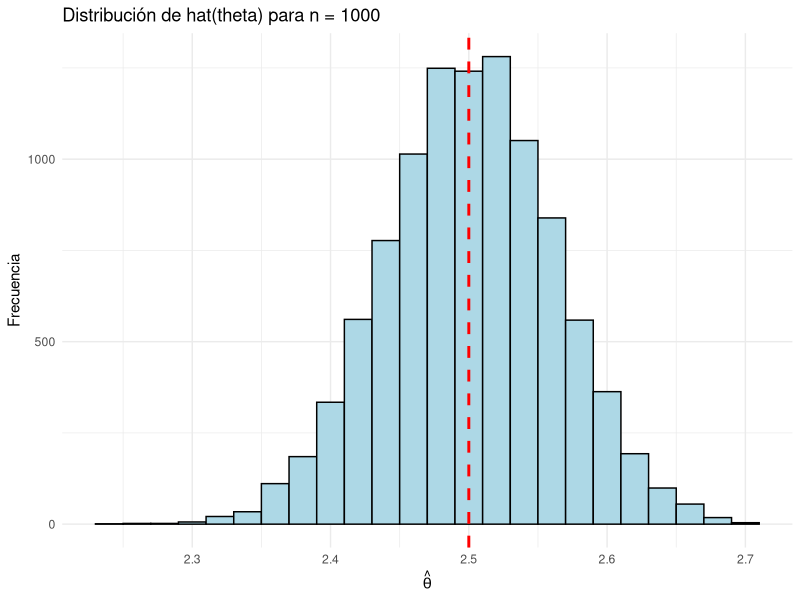
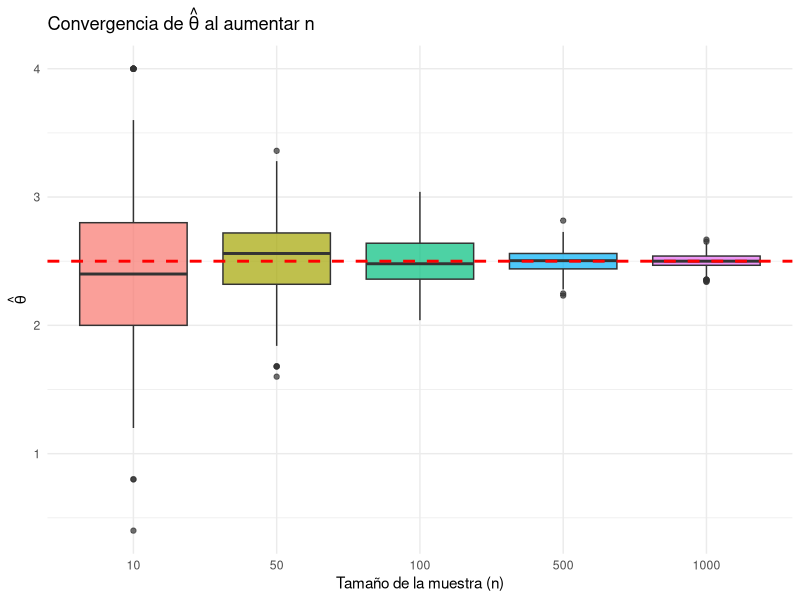
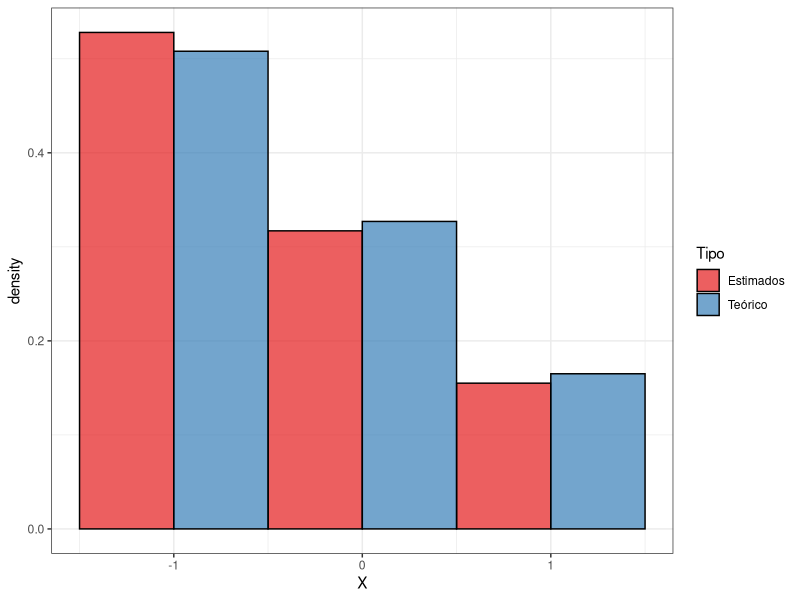
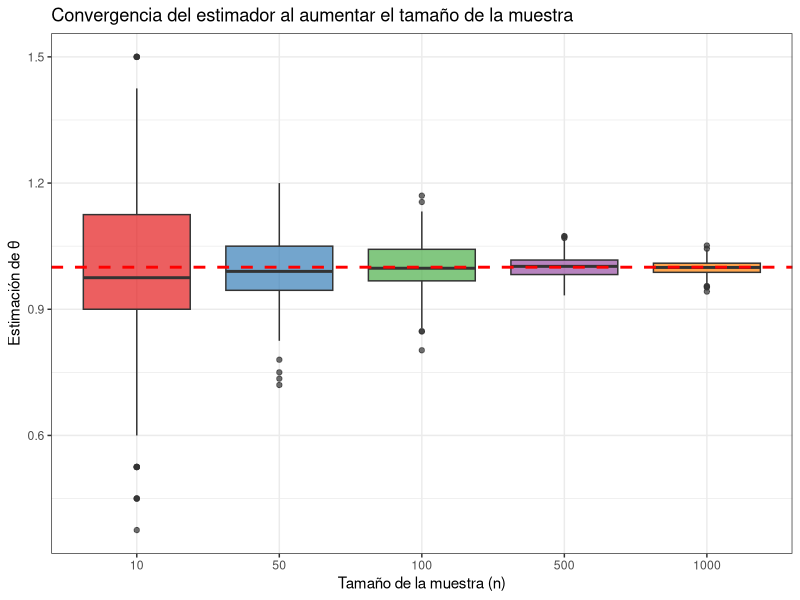
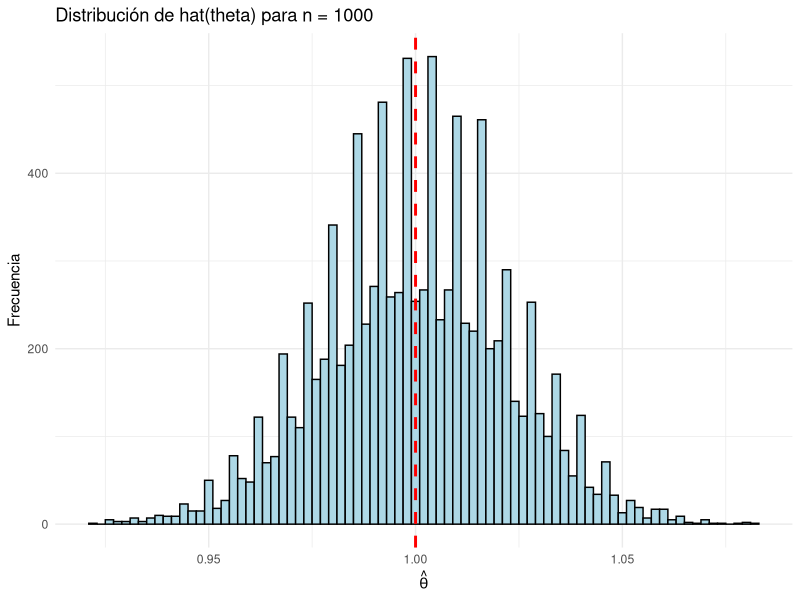
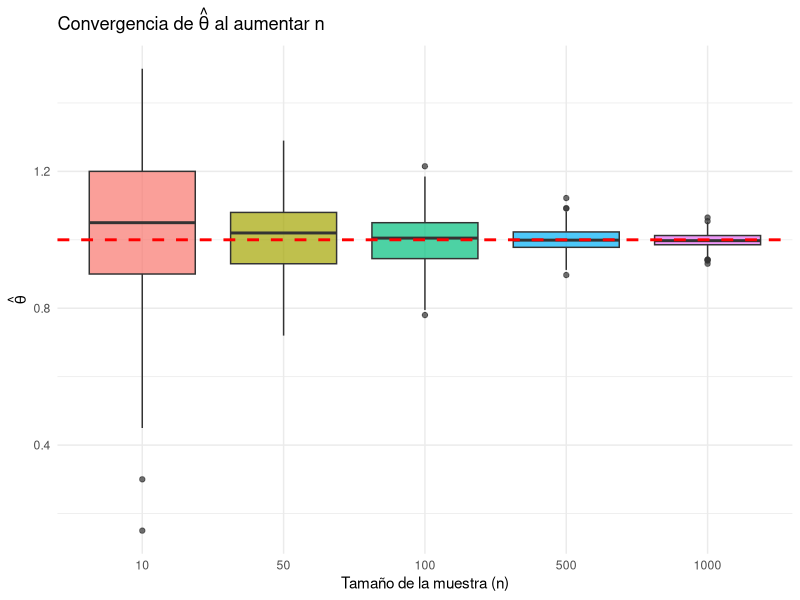
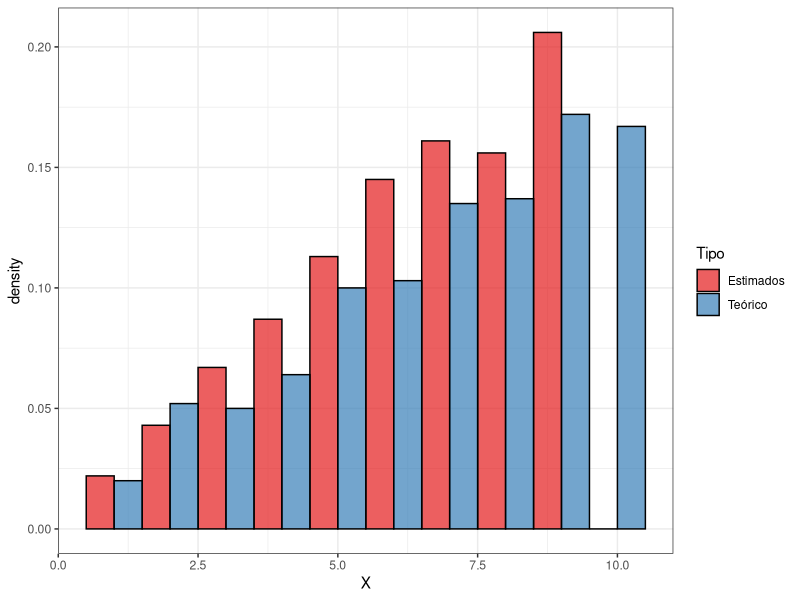
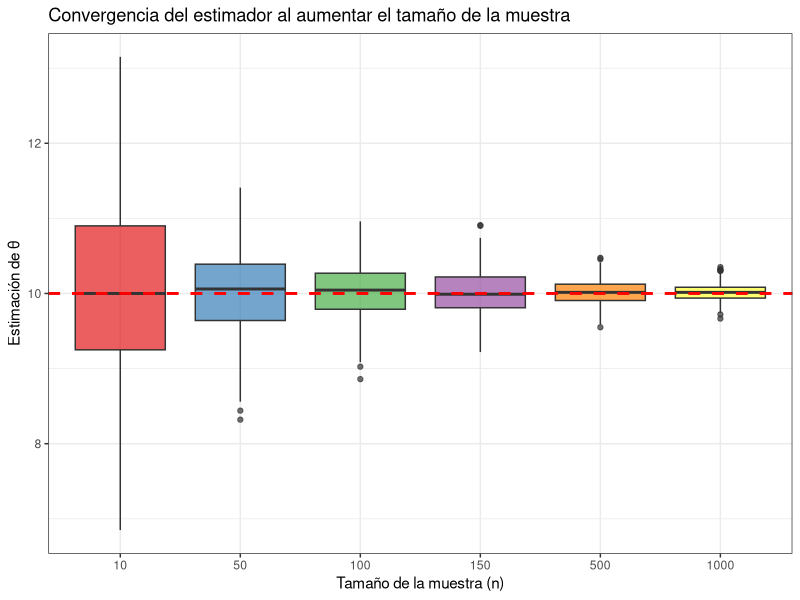

The R source for these figures, in order:
## ---- chunk 1
#| include: false

library(tidyverse)
library(knitr)
library(kableExtra)
library(readxl)
library(RColorBrewer)
## ---- chunk 2
# a) Estimador
set.seed(123)
theta_true <- 2.5   # valor verdadero (0 < theta < 4)
n <- 30             # tamaño de muestra de ejemplo

# generar muestra
X <- sample(c(1,2), size = n, replace = TRUE, prob = c(theta_true/4, 1 - theta_true/4))
n1 <- sum(X == 1)

# estimador
theta_hat <- 4 * (n1 / n)

cat("a) Estimador (ejemplo):\n")
cat("n =", n, " n1 =", n1, " => theta_hat =", theta_hat, "\n")
## ---- chunk 3
# b) Insesgamiento (verificación por simulación)
set.seed(1234)
reps <- 10000
n <- 50

n1_sim <- rbinom(reps, size = n, prob = theta_true/4)
theta_hat_sim <- 4 * (n1_sim / n)

sesgo_empirico <- mean(theta_hat_sim) - theta_true

cat("b) Insesgamiento (sim):\n")
cat("Sesgo empírico =", round(sesgo_empirico, 6), "(debería ser cercano a 0)\n")
## ---- chunk 4
# c) Varianza (teórica y empírica por simulación)
theta_true <- 2.5
n <- 50
reps <- 10000

# var teórica
var_teo <- (4*theta_true - theta_true^2) / n

# var empírica por simulación
n1_sim <- rbinom(reps, size = n, prob = theta_true/4)
theta_hat_sim <- 4 * (n1_sim / n)
var_empirica <- var(theta_hat_sim)

cat("c) Varianza:\n")
cat("Var teorica =", round(var_teo, 6), "\n")
cat("Var empirica =", round(var_empirica, 6), "\n")
## ---- chunk 5
# d) ECM (empírico y teórico)
# reutilizamos theta_true, n, reps de arriba

mse_empirica <- mean((theta_hat_sim - theta_true)^2)
mse_teorica <- var_teo  # por insesgamiento

cat("d) ECM:\n")
cat("MSE empirica =", round(mse_empirica, 6), "\n")
cat("MSE teorica  =", round(mse_teorica, 6), "\n")
## ---- chunk 6
# e) Simulación Monte Carlo completa
set.seed(2025)
theta_true <- 2.5
reps <- 10000
n_values <- c(30, 100, 1000)

resultados <- data.frame()

for (n in n_values) {
  n1 <- rbinom(reps, size = n, prob = theta_true/4)
  theta_hat <- 4 * (n1 / n)
  
  media_emp <- mean(theta_hat)
  var_emp  <- var(theta_hat)
  mse_emp  <- mean((theta_hat - theta_true)^2)
  sesgo_emp <- media_emp - theta_true
  var_teo  <- (4*theta_true - theta_true^2)/n
  
  resultados <- rbind(resultados, data.frame(
    n=n,
    theta_true=theta_true,
    media_emp=media_emp,
    media_teo=theta_true,
    var_emp=var_emp,
    var_teo=var_teo,
    mse_emp=mse_emp,
    mse_teo=var_teo,
    sesgo_emp=sesgo_emp
  ))
}

print("Resultados de la simulación:")
print(resultados)

# Histograma de la distribución de theta_hat para n = 1000
library(ggplot2)
n_hist <- 1000
n1_hist <- rbinom(reps, size = n_hist, prob = theta_true/4)
theta_hat_hist <- 4 * (n1_hist / n_hist)
df_hist <- data.frame(theta_hat = theta_hat_hist)

ggplot(df_hist, aes(x = theta_hat)) +
  geom_histogram(binwidth = 0.02, color = "black", fill = "lightblue") +
  geom_vline(xintercept = theta_true, color = "red", linetype = "dashed", size = 1) +
  labs(title = paste("Distribución de", expression(hat(theta)), "para n =", n_hist),
       x = expression(hat(theta)), y = "Frecuencia") +
  theme_minimal()
## ---- chunk 7
# f) Convergencia empírica
set.seed(999)
theta_true <- 2.5
tamano <- c(10, 50, 100, 500, 1000)
N <- 500

df_convergencia <- data.frame()

for (n in tamano) {
  estimaciones <- replicate(N, {
    X <- sample(c(1,2), size = n, replace = TRUE, prob = c(theta_true/4, 1 - theta_true/4))
    n1 <- sum(X == 1)
    4 * (n1 / n)
  })
  df_temp <- data.frame(n = factor(n), Estimacion = estimaciones)
  df_convergencia <- rbind(df_convergencia, df_temp)
}

# Boxplot de convergencia
ggplot(df_convergencia, aes(x = n, y = Estimacion, fill = n)) +
  geom_boxplot(alpha = 0.7) +
  geom_hline(yintercept = theta_true, color = "red", linetype = "dashed", size = 1) +
  labs(title = expression(paste("Convergencia de ", hat(theta), " al aumentar n")),
       x = "Tamaño de la muestra (n)",
       y = expression(hat(theta))) +
  theme_minimal() +
  theme(legend.position = "none")
## ---- chunk 8
# Parámetro fijo
theta_fijo <- 1

# Función de probabilidad 
dexr <- function(x, theta){
f_x <-ifelse(x == -1, theta/2, ifelse(x == 0, theta/3, ifelse(x == 1, 1 - 5*theta/6, 0)))
return(f_x)
}

# Función para generar muestra aleatoria
rexr <- function(n, theta){
  X <- sample(c(-1, 0, 1), size = n, replace = TRUE, prob = c(theta/2, theta/3, 1 - 5*theta/6))
  return(X)
}

# Función para estimar theta
estimar_theta <- function(X){
  theta_hat <- (3 * (1 - mean(X))) / 4
  return(theta_hat)
}


df_exr <- data.frame(X = rexr(1000, theta_fijo), Tipo = "Teórico")

theta_hat <- estimar_theta(df_exr$X)

df_temp <- data.frame(X = rexr(1000, theta_hat), Tipo = "Estimados")

df_exr <- rbind(df_exr, df_temp)

ggplot(df_exr)+
  geom_histogram(aes(x = X, y = after_stat(density), fill =Tipo), bins = 3, center = -1, color = "black", alpha = 0.7, position ="dodge")+
  scale_fill_brewer(palette = "Set1")+
  theme_bw()
  





## ---- chunk 9
# Tamaños de muestra y número de réplicas
tamano <- c(10, 50, 100, 500, 1000)
N <- 500

# Data frame para almacenar los resultados

df_convergencia <- data.frame()

# Simulación y cálculo del estimador para cada tamaño de muestra
for (n in tamano){
  estimacion_n <- replicate(N, {
    X <- rexr(n, theta_fijo)
    estimar_theta(X)
  })
  df_temp <- data.frame(n = as.factor(n), Estimacion = estimacion_n)
  df_convergencia <- rbind(df_convergencia, df_temp)
}

# Gráfico de convergencia

ggplot(df_convergencia)+
  geom_boxplot(aes(x = n, y = Estimacion, fill = n), alpha = 0.7)+
  geom_hline(yintercept = theta_fijo, color = "red", linetype = "dashed", linewidth = 1)+
  scale_fill_brewer(palette = "Set1")+
  labs(title = "Convergencia del estimador al aumentar el tamaño de la muestra",
       x = "Tamaño de la muestra (n)",
       y = "Estimación de θ")+
  theme_bw()+
  theme(legend.position = "none")

## ---- chunk 10
# a) Estimador
set.seed(123)
theta_true <- 1.0   # ejemplo (0 < theta < 1.5)
n <- 50

# generar muestra
X <- sample(c(0,1,2), size = n, replace = TRUE,
            prob = c(theta_true/3, 1 - 2*theta_true/3, theta_true/3))
n0 <- sum(X == 0)
n2 <- sum(X == 2)

# estimador por conteos
theta_hat <- (3/2) * ((n0 + n2) / n)

cat("a) Estimador (ejemplo):\n")
cat("n =", n, " n0 =", n0, " n2 =", n2, " => theta_hat =", theta_hat, "\n")
## ---- chunk 11
# b) Insesgamiento (verificación por simulación)
set.seed(2025)
reps <- 10000
n <- 100

# simulamos conteos (binomial con p = 2*theta_true/3)
p_q <- 2 * theta_true / 3
n0n2 <- rbinom(reps, size = n, prob = p_q)   # n0 + n2
theta_hat_sim <- (3/2) * (n0n2 / n)

sesgo_empirico <- mean(theta_hat_sim) - theta_true
cat("b) Sesgo empírico =", round(sesgo_empirico, 6), "(debe ser ~ 0)\n")
## ---- chunk 12
# c) Varianza (teórica y empírica por simulación)
theta_true <- 1.0
n <- 100
reps <- 10000

# var teorica
q <- 2 * theta_true / 3
var_teo <- (9 / (4 * n)) * q * (1 - q)  # forma directa
# simplificada:
var_teo_simpl <- (3 * theta_true / (2 * n)) * (1 - 2 * theta_true / 3)

# var empirica por simulación
n0n2_sim <- rbinom(reps, size = n, prob = q)
theta_hat_sim <- (3/2) * (n0n2_sim / n)
var_empirica <- var(theta_hat_sim)

cat("c) Varianza:\n")
cat("Var teorica =", round(var_teo, 8), "\n")
cat("Var teorica (simplificada) =", round(var_teo_simpl, 8), "\n")
cat("Var empirica =", round(var_empirica, 8), "\n")
## ---- chunk 13
# d) ECM (empírico y teórico)
mse_empirica <- mean((theta_hat_sim - theta_true)^2)
mse_teorica <- var_teo

cat("d) ECM:\n")
cat("MSE empirica =", round(mse_empirica, 8), "\n")
cat("MSE teorica  =", round(mse_teorica, 8), "\n")
## ---- chunk 14
# e) Simulación Monte Carlo completa
library(ggplot2)
set.seed(777)
theta_true <- 1.0
reps <- 10000
n_values <- c(30, 100, 1000)

res <- data.frame()

for (n in n_values) {
  # simular n0+n2 como binomial
  q <- 2 * theta_true / 3
  n0n2 <- rbinom(reps, size = n, prob = q)
  theta_hats <- (3/2) * (n0n2 / n)
  
  res <- rbind(res, data.frame(
    n = n,
    media_emp = mean(theta_hats),
    var_emp  = var(theta_hats),
    mse_emp  = mean((theta_hats - theta_true)^2),
    sesgo_emp = mean(theta_hats) - theta_true,
    var_teo  = (9/(4*n))*q*(1-q)
  ))
}

print("Resultados de la simulación:")
print(res)

# Histograma de theta_hat para n = 1000
n_hist <- 1000
q <- 2 * theta_true / 3
n0n2_hist <- rbinom(reps, size = n_hist, prob = q)
theta_hat_hist <- (3/2) * (n0n2_hist / n_hist)
df_hist <- data.frame(theta_hat = theta_hat_hist)

ggplot(df_hist, aes(x = theta_hat)) +
  geom_histogram(binwidth = 0.002, color = "black", fill = "lightblue") +
  geom_vline(xintercept = theta_true, color = "red", linetype = "dashed", size = 1) +
  labs(title = paste("Distribución de", expression(hat(theta)), "para n =", n_hist),
       x = expression(hat(theta)), y = "Frecuencia") +
  theme_minimal()

## ---- chunk 15
# f) Convergencia empírica: boxplots por tamaño de muestra
set.seed(9999)
theta_true <- 1.0
tamano <- c(10, 50, 100, 500, 1000)
N <- 500

df_conv <- data.frame()

for (n in tamano) {
  q <- 2 * theta_true / 3
  n0n2_rep <- rbinom(N, size = n, prob = q)
  ests <- (3/2) * (n0n2_rep / n)
  df_conv <- rbind(df_conv, data.frame(n = factor(n), Estimacion = ests))
}

ggplot(df_conv, aes(x = n, y = Estimacion, fill = n)) +
  geom_boxplot(alpha = 0.7) +
  geom_hline(yintercept = theta_true, color = "red", linetype = "dashed", size = 1) +
  labs(title = expression(paste("Convergencia de ", hat(theta), " al aumentar n")),
       x = "Tamaño de la muestra (n)",
       y = expression(hat(theta))) +
  theme_minimal() +
  theme(legend.position = "none")
## ---- chunk 16
# b) Insesgamiento - simulación para comparar MM y MLE
set.seed(2025)
theta_true <- 10
reps <- 10000
n <- 50

vals <- 1:theta_true
probs_true <- 2*vals / (theta_true*(theta_true+1))

est_mm <- numeric(reps)
est_mle <- numeric(reps)

for (i in 1:reps) {
  X <- sample(vals, size = n, replace = TRUE, prob = probs_true)
  est_mm[i]  <- (3*mean(X) - 1) / 2
  est_mle[i] <- max(X)
}

sesgo_mm  <- mean(est_mm)  - theta_true
sesgo_mle <- mean(est_mle) - theta_true

cat("b) Sesgo empírico (MM)  =", round(sesgo_mm, 6), "\n")
cat("   Sesgo empírico (MLE) =", round(sesgo_mle, 6), "\n")
## ---- chunk 17
# c) Varianza (teórica para MM y empírica por simulación; var MLE empírica)
set.seed(333)
theta_true <- 10
n <- 50
reps <- 10000

# Var teórica para MM
varX <- (theta_true^2 + theta_true - 2) / 18
var_theta_mm_teo <- (theta_true^2 + theta_true - 2) / (8 * n)

# Simulación (reutiliza est_mm y est_mle de antes or recompute)
est_mm <- numeric(reps)
est_mle <- numeric(reps)
vals <- 1:theta_true
probs_true <- 2*vals / (theta_true*(theta_true+1))

for (i in 1:reps) {
  X <- sample(vals, size = n, replace = TRUE, prob = probs_true)
  est_mm[i]  <- (3*mean(X) - 1) / 2
  est_mle[i] <- max(X)
}

var_mm_emp  <- var(est_mm)
var_mle_emp <- var(est_mle)

cat("c) Var teorica (MM) =", round(var_theta_mm_teo, 8), "\n")
cat("   Var empirica (MM) =", round(var_mm_emp, 8), "\n")
cat("   Var empirica (MLE) =", round(var_mle_emp, 8), "\n")

## ---- chunk 18
# d) ECM (empírico y teórico)
mse_mm_emp  <- mean((est_mm - theta_true)^2)
mse_mle_emp <- mean((est_mle - theta_true)^2)
mse_mm_teo  <- var_theta_mm_teo  # por insesgamiento

cat("d) MSE empirico (MM)  =", round(mse_mm_emp, 8), "\n")
cat("   MSE teorico (MM)   =", round(mse_mm_teo, 8), "\n")
cat("   MSE empirico (MLE) =", round(mse_mle_emp, 8), "\n")

## ---- chunk 19
# Parámetro fijo
theta_fijo <- 10

# Función de probabilidad 
dexr <- function(x, theta){
f_x <- 2*x/(theta * (theta+1))
return(f_x)
}

# Función para generar muestra aleatoria
rexr <- function(n, theta){
  X <- sample(1:theta, size = n, replace = TRUE, prob = dexr(1:theta, theta))
  return(X)
}

# Función para estimar theta
estimar_theta <- function(X){
  theta_hat <- (3*mean(X)-1)/2
  return(theta_hat)
}


df_exr <- data.frame(X = rexr(1000, theta_fijo), Tipo = "Teórico")

theta_hat <- estimar_theta(df_exr$X)

cat("El valor estimado del parámetro es:", round(theta_hat,4))

df_temp <- data.frame(X = rexr(1000, theta_hat), Tipo = "Estimados")

df_exr <- rbind(df_exr, df_temp)

ggplot(df_exr)+
  geom_histogram(aes(x = X, y = after_stat(density), fill =Tipo), binwidth = 1, center = 1, color = "black", alpha = 0.7, position ="dodge")+
  scale_fill_brewer(palette = "Set1")+
  theme_bw()
  





## ---- chunk 20
# Tamaños de muestra y número de réplicas
tamano <- c(10, 50, 100,150, 500, 1000)
N <- 500

# Data frame para almacenar los resultados

df_convergencia <- data.frame()

# Simulación y cálculo del estimador para cada tamaño de muestra
for (n in tamano){
  estimacion_n <- replicate(N, {
    X <- rexr(n, theta_fijo)
    estimar_theta(X)
  })
  df_temp <- data.frame(n = as.factor(n), Estimacion = estimacion_n)
  df_convergencia <- rbind(df_convergencia, df_temp)
}

# Gráfico de convergencia

ggplot(df_convergencia)+
  geom_boxplot(aes(x = n, y = Estimacion, fill = n), alpha = 0.7)+
  geom_hline(yintercept = theta_fijo, color = "red", linetype = "dashed", linewidth = 1)+
  scale_fill_brewer(palette = "Set1")+
  labs(title = "Convergencia del estimador al aumentar el tamaño de la muestra",
       x = "Tamaño de la muestra (n)",
       y = "Estimación de θ")+
  theme_bw()+
  theme(legend.position = "none")

## ---- chunk 21
#| fig-align: center

# Parámetro fijo

theta_fijo <- 5

# Función de densidad
dexr <- function(x, theta){
  f_x <- ifelse(x >= 0 & x <= theta, (2*x)/(theta^2), 0)
  return(f_x)
}

# Función para generar muestra aleatoria
rexr <- function(n, theta){
  U <- runif(n)
  X <- theta * sqrt(U)
  return(X)
}


# Función para estimar theta

estimar_theta <- function(X){
  theta_hat <- (3 * mean(X)) / 2
  return(theta_hat)
}


df_exr <- data.frame(X = rexr(5000, theta_fijo))
theta_hat <- estimar_theta(df_exr$X)


ggplot(df_exr)+
  geom_histogram(aes(x = X, y = after_stat(density)), binwidth =0.25, color = "black", fill = "coral3", alpha = 0.7, boundary=0)+
  stat_function(fun = dexr, args = list(theta = theta_hat), color = "blue", linewidth = 1, xlim = c(0, theta_hat))+
  annotate("text", x = 4, y = 0.15, label = paste("θ =", round(theta_hat,3)), color = "blue", size = 5)+
  labs(title = "Histograma de datos y función de densidad estimada",
       x = "Valores",
       y = "Densidad")+
  theme_minimal()





## ---- chunk 22
#| fig-align: "center"

# Tamaños de muestra y número de réplicas
tamano <- c(10, 50, 100, 500, 1000)
N <- 500

# Data frame para almacenar los resultados
df_convergencia <- data.frame()

# Simulación y cálculo del estimador para cada tamaño de muestra
for (n in tamano){
  estimacion_n <- replicate(N, {
    X <- rexr(n, theta_fijo)
    estimar_theta(X)
  })
  df_temp <- data.frame(n = factor(n), Estimacion = estimacion_n )
  df_convergencia <- rbind(df_convergencia, df_temp)
}

# Gráfico de convergencia
ggplot(df_convergencia)+
  geom_boxplot(aes(x = n, y = Estimacion, fill = n), alpha = 0.7)+
  geom_hline(yintercept = theta_fijo, color = "red", linetype = "dashed", linewidth = 1)+
  scale_fill_brewer(palette = "Set1")+
  labs(title = "Convergencia del estimador al aumentar el tamaño de la muestra",
       x = "Tamaño de la muestra (n)",
       y = "Estimación de θ")+
  theme_bw()+
  theme(legend.position = "none")

## ---- chunk 23
# a) Estimadores (MM y MLE) - ejemplo
set.seed(123)
theta_true <- 2.3    # ejemplo
n <- 50

# generar muestra: X = theta + Exp(1)
X <- theta_true + rexp(n, rate = 1)

# estimadores
theta_hat_mm  <- mean(X) - 1
theta_hat_mle <- min(X)

cat("a) Estimadores (ejemplo):\n")
cat("theta_true =", theta_true, "\n")
cat("theta_hat_MM  =", round(theta_hat_mm, 6), "\n")
cat("theta_hat_MLE =", round(theta_hat_mle, 6), "\n")
## ---- chunk 24
# b) Insesgamiento - simulación
set.seed(2025)
theta_true <- 2.3
reps <- 10000
n <- 50

est_mm  <- numeric(reps)
est_mle <- numeric(reps)

for (i in 1:reps) {
  X <- theta_true + rexp(n)
  est_mm[i]  <- mean(X) - 1
  est_mle[i] <- min(X)
}

bias_mm  <- mean(est_mm)  - theta_true
bias_mle <- mean(est_mle) - theta_true

cat("b) Sesgo empírico (MM)  =", round(bias_mm, 6), "(≈ 0)\n")
cat("   Sesgo empírico (MLE) =", round(bias_mle, 6), "(≈ 1/n =", round(1/n,6), ")\n")
## ---- chunk 25
# c) Varianza - teórica y empírica
theta_true <- 2.3
n <- 50
reps <- 10000

# teóricas
var_mm_teo  <- 1 / n
var_mle_teo <- 1 / (n^2)

# empíricas (re-uso de est_mm y est_mle de la simulación anterior)
var_mm_emp  <- var(est_mm)
var_mle_emp <- var(est_mle)

cat("c) Varianzas:\n")
cat("Var teorica (MM)  =", round(var_mm_teo, 8), "\n")
cat("Var empirica (MM) =", round(var_mm_emp, 8), "\n\n")
cat("Var teorica (MLE)  =", round(var_mle_teo, 10), "\n")
cat("Var empirica (MLE) =", round(var_mle_emp, 10), "\n")
## ---- chunk 26
# d) ECM (empírico y teórico)
mse_mm_emp  <- mean((est_mm - theta_true)^2)
mse_mle_emp <- mean((est_mle - theta_true)^2)

mse_mm_teo  <- var_mm_teo
mse_mle_teo <- (1 / n^2) + (1 / n^2)  # 2/n^2

cat("d) MSE:\n")
cat("MM - MSE empírico =", round(mse_mm_emp, 8), " teórico =", round(mse_mm_teo,8), "\n")
cat("MLE - MSE empírico =", round(mse_mle_emp, 8), " teórico =", round(mse_mle_teo,8), "\n")
## ---- chunk 27
# e) Simulación Monte Carlo completa y gráficos
library(ggplot2)
set.seed(777)
theta_true <- 2.3
reps <- 10000
n_values <- c(10, 50, 200)

res <- data.frame()
for (n in n_values) {
  est_mm  <- numeric(reps)
  est_mle <- numeric(reps)
  for (i in 1:reps) {
    X <- theta_true + rexp(n)
    est_mm[i]  <- mean(X) - 1
    est_mle[i] <- min(X)
  }
  res <- rbind(res, data.frame(
    n = n,
    mean_mm = mean(est_mm),
    var_mm  = var(est_mm),
    mse_mm  = mean((est_mm - theta_true)^2),
    mean_mle = mean(est_mle),
    var_mle  = var(est_mle),
    mse_mle  = mean((est_mle - theta_true)^2)
  ))
}

print("Resultados simulación:")
print(res)

# Histograma comparativo para n = 200
n_hist <- 200
est_mm <- numeric(reps)
est_mle <- numeric(reps)
for (i in 1:reps) {
  X <- theta_true + rexp(n_hist)
  est_mm[i]  <- mean(X) - 1
  est_mle[i] <- min(X)
}
df_hist <- data.frame(value = c(est_mm, est_mle),
                      tipo  = rep(c("MM","MLE"), each = reps))

ggplot(df_hist, aes(x = value, fill = tipo)) +
  geom_histogram(position = "identity", alpha = 0.5, bins = 80) +
  geom_vline(xintercept = theta_true, color = "red", linetype = "dashed") +
  labs(title = paste("Distribución de estimadores (n =", n_hist, ")"),
       x = expression(hat(theta)), y = "Frecuencia") +
  theme_minimal()
## ---- chunk 28
# f) Convergencia empírica: boxplots por n
set.seed(999)
theta_true <- 2.3
tamano <- c(10, 50, 100, 500)
N <- 500

df_conv <- data.frame()

for (n in tamano) {
  est_mm  <- numeric(N)
  est_mle <- numeric(N)
  for (i in 1:N) {
    X <- theta_true + rexp(n)
    est_mm[i]  <- mean(X) - 1
    est_mle[i] <- min(X)
  }
  df_conv <- rbind(df_conv,
                   data.frame(n = factor(rep(n, 2*N)),
                              Estimacion = c(est_mm, est_mle),
                              Tipo = rep(c("MM","MLE"), each = N)))
}

ggplot(df_conv, aes(x = n, y = Estimacion, fill = Tipo)) +
  geom_boxplot(position = position_dodge(width = 0.8), alpha = 0.7) +
  geom_hline(yintercept = theta_true, color = "red", linetype = "dashed") +
  labs(title = expression("Convergencia: " ~ hat(theta)[MM] ~ " vs " ~ hat(theta)[MLE]),
       x = "Tamaño de la muestra (n)", y = expression(hat(theta))) +
  theme_minimal()

## ---- chunk 29
# a) Estimadores (MM y MLE) - ejemplo
set.seed(123)
theta_true <- 2.0   # valor verdadero
n <- 50

# generar muestra: X = U^(1/theta) con U ~ Unif(0,1)
U <- runif(n)
X <- U^(1 / theta_true)

# estimador por momentos
theta_hat_mm <- mean(X) / (1 - mean(X))

# estimador MLE
theta_hat_mle <- - n / sum(log(X))

cat("a) Estimadores (ejemplo):\n")
cat("theta_true =", theta_true, "\n")
cat("theta_hat_MM  =", round(theta_hat_mm, 6), "\n")
cat("theta_hat_MLE =", round(theta_hat_mle, 6), "\n")

## ---- chunk 30
# b) Sesgo (simulación)
set.seed(2025)
theta_true <- 2.0
reps <- 10000
n <- 50

est_mm  <- numeric(reps)
est_mle <- numeric(reps)

for (i in 1:reps) {
  X <- runif(n)^(1 / theta_true)
  est_mm[i]  <- mean(X) / (1 - mean(X))
  est_mle[i] <- - n / sum(log(X))
}

bias_mm  <- mean(est_mm)  - theta_true
bias_mle <- mean(est_mle) - theta_true

cat("b) Sesgo empírico (MM)  =", round(bias_mm, 6), "(≈ 0 si n grande)\n")
cat("   Sesgo empírico (MLE) =", round(bias_mle, 6),
    "(teórico =", theta_true/(n-1), ")\n")

## ---- chunk 31
# c) Varianzas (teóricas aproximadas y empíricas)
theta_true <- 2.0
n <- 50
reps <- 10000

# var(X)
varX <- theta_true / ((theta_true + 2) * (theta_true + 1)^2)

# var MM (delta method)
var_mm_teo <- ((theta_true + 1)^2 *  (theta_true)) / ((theta_true + 2) * n)

# var MLE teórica (exacta para n>2)
var_mle_teo <- (n^2 * theta_true^2) / ((n-1)^2 * (n-2))

# empírico (reusar simulación previa)
var_mm_emp  <- var(est_mm)
var_mle_emp <- var(est_mle)

cat("c) Varianzas:\n")
cat("Var X (teo) =", round(varX, 8), "\n")
cat("Var MM (teo, delta) =", round(var_mm_teo, 8), "\n")
cat("Var MM (emp) =", round(var_mm_emp, 8), "\n\n")
cat("Var MLE (teo) =", round(var_mle_teo, 8), "(requiere n>2)\n")
cat("Var MLE (emp) =", round(var_mle_emp, 8), "\n")

## ---- chunk 32
# d) ECM (empírico y teórico aproximado)
mse_mm_emp  <- mean((est_mm - theta_true)^2)
mse_mle_emp <- mean((est_mle - theta_true)^2)

mse_mm_teo  <- var_mm_teo   # aproximación
mse_mle_teo <- var_mle_teo + (theta_true/(n-1))^2  # para n>2

cat("d) MSE:\n")
cat("MM - MSE empírico =", round(mse_mm_emp, 8), " teórico(aprox) =", round(mse_mm_teo,8), "\n")
cat("MLE - MSE empírico =", round(mse_mle_emp, 8), " teórico =", round(mse_mle_teo,8), "\n")

## ---- chunk 33
# e) Simulación Monte Carlo: comparar MM y MLE en varios n
library(ggplot2)
set.seed(777)
theta_true <- 2.0
reps <- 10000
n_values <- c(20, 50, 200)

res <- data.frame()

for (n in n_values) {
  est_mm  <- numeric(reps)
  est_mle <- numeric(reps)
  for (i in 1:reps) {
    X <- runif(n)^(1 / theta_true)
    est_mm[i]  <- mean(X) / (1 - mean(X))
    est_mle[i] <- - n / sum(log(X))
  }
  res <- rbind(res, data.frame(
    n = n,
    mean_mm = mean(est_mm), var_mm = var(est_mm), mse_mm = mean((est_mm - theta_true)^2),
    mean_mle = mean(est_mle), var_mle = var(est_mle), mse_mle = mean((est_mle - theta_true)^2)
  ))
}

print(res)

# Histograma comparativo para n = 200
n_hist <- 200
est_mm <- numeric(reps)
est_mle <- numeric(reps)
for (i in 1:reps) {
  X <- runif(n_hist)^(1 / theta_true)
  est_mm[i]  <- mean(X) / (1 - mean(X))
  est_mle[i] <- - n_hist / sum(log(X))
}
df_hist <- data.frame(value = c(est_mm, est_mle),
                      tipo  = rep(c("MM","MLE"), each = reps))
ggplot(df_hist, aes(x = value, fill = tipo)) +
  geom_histogram(position = "identity", alpha = 0.5, bins = 80) +
  geom_vline(xintercept = theta_true, color = "red", linetype = "dashed") +
  labs(title = paste("Distribución de estimadores (n =", n_hist, ")"),
       x = expression(hat(theta)), y = "Frecuencia") +
  theme_minimal()

## ---- chunk 34
# f) Convergencia empírica: boxplots por n (MM vs MLE)
set.seed(999)
theta_true <- 2.0
tamano <- c(10, 50, 100, 500)
N <- 500

df_conv <- data.frame()
for (n in tamano) {
  est_mm  <- numeric(N)
  est_mle <- numeric(N)
  for (i in 1:N) {
    X <- runif(n)^(1 / theta_true)
    est_mm[i]  <- mean(X) / (1 - mean(X))
    est_mle[i] <- - n / sum(log(X))
  }
  df_conv <- rbind(df_conv,
                   data.frame(n = factor(rep(n, 2*N)),
                              Estimacion = c(est_mm, est_mle),
                              Tipo = rep(c("MM","MLE"), each = N)))
}

ggplot(df_conv, aes(x = n, y = Estimacion, fill = Tipo)) +
  geom_boxplot(position = position_dodge(width = 0.8), alpha = 0.7) +
  geom_hline(yintercept = theta_true, color = "red", linetype = "dashed") +
  labs(title = expression("Convergencia: " ~ hat(theta)[MM] ~ " vs " ~ hat(theta)[MLE]),
       x = "Tamaño de la muestra (n)", y = expression(hat(theta))) +
  theme_minimal()

## ---- chunk 35
#| fig-align: center

# Parámetro fijo

theta_fijo <- 5

# Función de densidad
dexr <- function(x, theta){
  f_x <- 2*(theta-x)/(theta^2)
  return(f_x)
}

# Función para generar muestra aleatoria
rexr <- function(n, theta){
  U <- runif(n)
  X <- theta  - theta * sqrt(1-U)
  return(X)
}


# Función para estimar theta

estimar_theta <- function(X){
  theta_hat <- (3 * mean(X)) 
  return(theta_hat)
}


df_exr <- data.frame(X = rexr(5000, theta_fijo))
theta_hat <- estimar_theta(df_exr$X)


ggplot(df_exr)+
  geom_histogram(aes(x = X, y = after_stat(density)), binwidth =0.25, color = "black", fill = "coral3", alpha = 0.7, boundary=0)+
  stat_function(fun = dexr, args = list(theta = theta_hat), color = "blue", linewidth = 1, xlim = c(0, theta_hat))+
  annotate("text", x = 4, y = 0.15, label = paste("θ =", round(theta_hat,3)), color = "blue", size = 5)+
  labs(title = "Histograma de datos y función de densidad estimada",
       x = "Valores",
       y = "Densidad")+
  theme_minimal()





## ---- chunk 36
#| fig-align: "center"

# Tamaños de muestra y número de réplicas
tamano <- c(10, 50, 100, 500, 1000)
N <- 500

# Data frame para almacenar los resultados
df_convergencia <- data.frame()

# Simulación y cálculo del estimador para cada tamaño de muestra
for (n in tamano){
  estimacion_n <- replicate(N, {
    X <- rexr(n, theta_fijo)
    estimar_theta(X)
  })
  df_temp <- data.frame(n = factor(n), Estimacion = estimacion_n )
  df_convergencia <- rbind(df_convergencia, df_temp)
}

# Gráfico de convergencia
ggplot(df_convergencia)+
  geom_boxplot(aes(x = n, y = Estimacion, fill = n), alpha = 0.7)+
  geom_hline(yintercept = theta_fijo, color = "red", linetype = "dashed", linewidth = 1)+
  scale_fill_brewer(palette = "Set1")+
  labs(title = "Convergencia del estimador al aumentar el tamaño de la muestra",
       x = "Tamaño de la muestra (n)",
       y = "Estimación de θ")+
  theme_bw()+
  theme(legend.position = "none")

## ---- chunk 37
datos <- read_xlsx("./Tarea_4.xlsx")
## ---- chunk 38
# Ejercicio 9 versión discreta
p_hat <- 1 / mean(datos$Geometrica)
p_hat

ggplot(datos, aes(x = Geometrica)) +
  geom_histogram(aes(y = after_stat(density)),
                 bins = 20, color = "black", fill = "palegreen3", alpha = 0.7, boundary = 0) +
  geom_point(data = data.frame(x = 1:max(datos$Geometrica),
                               y = dgeom(1:max(datos$Geometrica) - 1, prob = p_hat)),
             aes(x = x, y = y),
             color = "blue", size = 2) +
  geom_line(data = data.frame(x = 1:max(datos$Geometrica),
                              y = dgeom(1:max(datos$Geometrica) - 1, prob = p_hat)),
            aes(x = x, y = y), color = "blue") +
  annotate("text", x = mean(datos$Geometrica), y = 0.15,
           label = paste("p̂ =", round(p_hat, 3)), color = "blue", size = 5) +
  labs(title = "Histograma de datos y función de probabilidad estimada (Geométrica)",
       x = "Valores", y = "Densidad") +
  theme_minimal()




## ---- chunk 39
#Ejercicio 10 Distribución Exponencial
lambda_hat <- 1/mean(datos$Exp)
lambda_hat

ggplot(datos)+
  geom_histogram(aes(Exp, y = after_stat(density)), bins = 50, color = "black", fill = "coral3", alpha = 0.7, boundary=0)+
  stat_function(fun = dexp, args = list(rate = lambda_hat), color = "blue", linewidth = 1)+
  annotate("text", x = 0.75, y = 2, label = paste("λ =", round(lambda_hat, 3)), color = "blue", size = 5)+
  labs(title = "Histograma de datos y función de densidad estimada",
       x = "Valores",
       y = "Densidad")+
  theme_minimal()


## ---- chunk 40
# Ejercicio 11: Distribución Normal
mu_hat <- mean(datos$Normal)
sigma_hat <- sd(datos$Normal)

mu_hat
sigma_hat

ggplot(datos) +
  geom_histogram(aes(Normal, y = after_stat(density)),
                 bins = 40, color = "black", fill = "lightcoral", alpha = 0.7, boundary = 0) +
  stat_function(fun = dnorm,
                args = list(mean = mu_hat, sd = sigma_hat),
                color = "blue", linewidth = 1) +
  annotate("text", x = mu_hat, y = 0.4,
           label = paste("μ̂ =", round(mu_hat, 3), "\nσ̂ =", round(sigma_hat, 3)),
           color = "blue", size = 5) +
  labs(title = "Histograma de datos y función de densidad estimada (Normal)",
       x = "Valores", y = "Densidad") +
  theme_minimal()

## ---- chunk 41
# Ejercicio 12: Distribución Gamma
media_gamma <- mean(datos$Gamma)
var_gamma <- var(datos$Gamma)

alpha_hat <- (media_gamma^2) / var_gamma
beta_hat <- media_gamma / var_gamma

alpha_hat
beta_hat

ggplot(datos) +
  geom_histogram(aes(Gamma, y = after_stat(density)),
                 bins = 40, color = "black", fill = "gold", alpha = 0.7, boundary = 0) +
  stat_function(fun = dgamma,
                args = list(shape = alpha_hat, rate = beta_hat),
                color = "blue", linewidth = 1) +
  annotate("text", x = media_gamma, y = 0.5,
           label = paste("α̂ =", round(alpha_hat, 3),
                         "\nβ̂ =", round(beta_hat, 3)),
           color = "blue", size = 5) +
  labs(title = "Histograma de datos y función de densidad estimada (Gamma)",
       x = "Valores", y = "Densidad") +
  theme_minimal()
